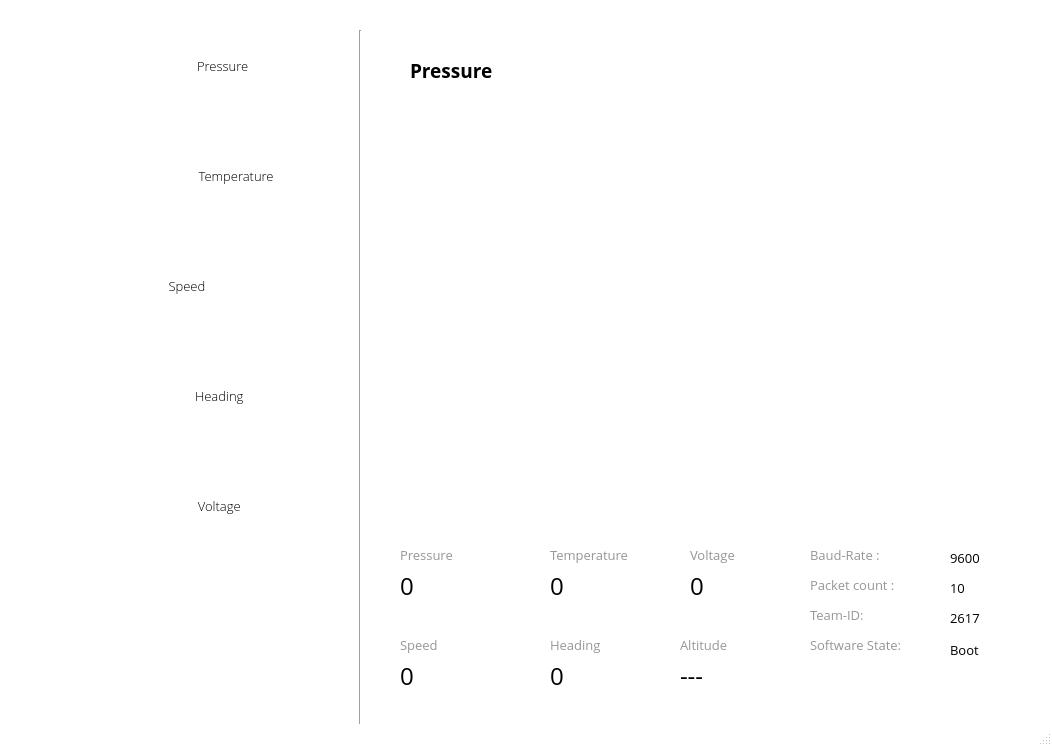
<?xml version="1.0" encoding="UTF-8"?>
<ui version="4.0">
 <class>MainWindow</class>
 <widget class="QMainWindow" name="MainWindow">
  <property name="geometry">
   <rect>
    <x>0</x>
    <y>0</y>
    <width>1052</width>
    <height>746</height>
   </rect>
  </property>
  <property name="sizePolicy">
   <sizepolicy hsizetype="Fixed" vsizetype="Fixed">
    <horstretch>0</horstretch>
    <verstretch>0</verstretch>
   </sizepolicy>
  </property>
  <property name="minimumSize">
   <size>
    <width>200</width>
    <height>0</height>
   </size>
  </property>
  <property name="palette">
   <palette>
    <active>
     <colorrole role="Base">
      <brush brushstyle="SolidPattern">
       <color alpha="255">
        <red>255</red>
        <green>255</green>
        <blue>255</blue>
       </color>
      </brush>
     </colorrole>
     <colorrole role="Window">
      <brush brushstyle="SolidPattern">
       <color alpha="255">
        <red>255</red>
        <green>255</green>
        <blue>255</blue>
       </color>
      </brush>
     </colorrole>
    </active>
    <inactive>
     <colorrole role="Base">
      <brush brushstyle="SolidPattern">
       <color alpha="255">
        <red>255</red>
        <green>255</green>
        <blue>255</blue>
       </color>
      </brush>
     </colorrole>
     <colorrole role="Window">
      <brush brushstyle="SolidPattern">
       <color alpha="255">
        <red>255</red>
        <green>255</green>
        <blue>255</blue>
       </color>
      </brush>
     </colorrole>
    </inactive>
    <disabled>
     <colorrole role="Base">
      <brush brushstyle="SolidPattern">
       <color alpha="255">
        <red>255</red>
        <green>255</green>
        <blue>255</blue>
       </color>
      </brush>
     </colorrole>
     <colorrole role="Window">
      <brush brushstyle="SolidPattern">
       <color alpha="255">
        <red>255</red>
        <green>255</green>
        <blue>255</blue>
       </color>
      </brush>
     </colorrole>
    </disabled>
   </palette>
  </property>
  <property name="font">
   <font>
    <family>Open Sans</family>
   </font>
  </property>
  <property name="windowTitle">
   <string>SEDS-VIT</string>
  </property>
  <property name="windowIcon">
   <iconset>
    <normaloff>../images/FLAG.png</normaloff>../images/FLAG.png</iconset>
  </property>
  <widget class="QWidget" name="centralwidget">
   <widget class="Line" name="line">
    <property name="geometry">
     <rect>
      <x>350</x>
      <y>30</y>
      <width>20</width>
      <height>751</height>
     </rect>
    </property>
    <property name="orientation">
     <enum>Qt::Vertical</enum>
    </property>
   </widget>
   <widget class="QLabel" name="pressure_button">
    <property name="geometry">
     <rect>
      <x>20</x>
      <y>10</y>
      <width>331</width>
      <height>111</height>
     </rect>
    </property>
    <property name="font">
     <font>
      <family>Open Sans Light</family>
      <pointsize>10</pointsize>
      <weight>50</weight>
      <bold>false</bold>
     </font>
    </property>
    <property name="text">
     <string>                      Pressure</string>
    </property>
    <property name="alignment">
     <set>Qt::AlignCenter</set>
    </property>
    <property name="wordWrap">
     <bool>false</bool>
    </property>
    <property name="buddy">
     <cstring>pressure_button</cstring>
    </property>
   </widget>
   <widget class="QLabel" name="temp_button">
    <property name="geometry">
     <rect>
      <x>20</x>
      <y>120</y>
      <width>331</width>
      <height>111</height>
     </rect>
    </property>
    <property name="font">
     <font>
      <family>Open Sans Light</family>
      <pointsize>10</pointsize>
      <weight>50</weight>
      <bold>false</bold>
     </font>
    </property>
    <property name="text">
     <string>                              Temperature</string>
    </property>
    <property name="alignment">
     <set>Qt::AlignCenter</set>
    </property>
   </widget>
   <widget class="QLabel" name="heading_button">
    <property name="geometry">
     <rect>
      <x>20</x>
      <y>340</y>
      <width>331</width>
      <height>111</height>
     </rect>
    </property>
    <property name="font">
     <font>
      <family>Open Sans Light</family>
      <pointsize>10</pointsize>
      <weight>50</weight>
      <bold>false</bold>
     </font>
    </property>
    <property name="text">
     <string>                    Heading</string>
    </property>
    <property name="alignment">
     <set>Qt::AlignCenter</set>
    </property>
   </widget>
   <widget class="QLabel" name="speed_button">
    <property name="geometry">
     <rect>
      <x>20</x>
      <y>230</y>
      <width>331</width>
      <height>111</height>
     </rect>
    </property>
    <property name="font">
     <font>
      <family>Open Sans Light</family>
      <pointsize>10</pointsize>
      <weight>50</weight>
      <bold>false</bold>
     </font>
    </property>
    <property name="text">
     <string>                                            Speed</string>
    </property>
   </widget>
   <widget class="QLabel" name="voltage_button">
    <property name="geometry">
     <rect>
      <x>20</x>
      <y>450</y>
      <width>331</width>
      <height>111</height>
     </rect>
    </property>
    <property name="font">
     <font>
      <family>Open Sans Light</family>
      <pointsize>10</pointsize>
      <weight>50</weight>
      <bold>false</bold>
     </font>
    </property>
    <property name="text">
     <string>                    Voltage</string>
    </property>
    <property name="alignment">
     <set>Qt::AlignCenter</set>
    </property>
   </widget>
   <widget class="QWidget" name="main_plot" native="true">
    <property name="geometry">
     <rect>
      <x>400</x>
      <y>90</y>
      <width>691</width>
      <height>471</height>
     </rect>
    </property>
    <property name="sizePolicy">
     <sizepolicy hsizetype="Expanding" vsizetype="Expanding">
      <horstretch>0</horstretch>
      <verstretch>0</verstretch>
     </sizepolicy>
    </property>
    <layout class="QVBoxLayout" name="mplvl"/>
   </widget>
   <widget class="QWidget" name="pressure_plot" native="true">
    <property name="geometry">
     <rect>
      <x>40</x>
      <y>30</y>
      <width>120</width>
      <height>80</height>
     </rect>
    </property>
   </widget>
   <widget class="QWidget" name="temp_plot" native="true">
    <property name="geometry">
     <rect>
      <x>40</x>
      <y>140</y>
      <width>120</width>
      <height>80</height>
     </rect>
    </property>
   </widget>
   <widget class="QWidget" name="speed_plot" native="true">
    <property name="geometry">
     <rect>
      <x>40</x>
      <y>250</y>
      <width>120</width>
      <height>80</height>
     </rect>
    </property>
   </widget>
   <widget class="QWidget" name="heading_plot" native="true">
    <property name="geometry">
     <rect>
      <x>40</x>
      <y>360</y>
      <width>120</width>
      <height>80</height>
     </rect>
    </property>
   </widget>
   <widget class="QWidget" name="voltage_plot" native="true">
    <property name="geometry">
     <rect>
      <x>40</x>
      <y>460</y>
      <width>120</width>
      <height>80</height>
     </rect>
    </property>
   </widget>
   <widget class="QLabel" name="telemetry_heading">
    <property name="geometry">
     <rect>
      <x>410</x>
      <y>40</y>
      <width>321</width>
      <height>61</height>
     </rect>
    </property>
    <property name="font">
     <font>
      <family>Segoe UI Light</family>
      <pointsize>14</pointsize>
      <weight>75</weight>
      <bold>true</bold>
     </font>
    </property>
    <property name="text">
     <string>Pressure</string>
    </property>
   </widget>
   <widget class="QLabel" name="telemetry_read">
    <property name="geometry">
     <rect>
      <x>400</x>
      <y>540</y>
      <width>101</width>
      <height>31</height>
     </rect>
    </property>
    <property name="font">
     <font>
      <pointsize>10</pointsize>
     </font>
    </property>
    <property name="text">
     <string>&lt;html&gt;&lt;head/&gt;&lt;body&gt;&lt;p&gt;&lt;span style=&quot; color:#969696;&quot;&gt;Pressure&lt;/span&gt;&lt;/p&gt;&lt;/body&gt;&lt;/html&gt;</string>
    </property>
   </widget>
   <widget class="QLabel" name="pressure_value">
    <property name="geometry">
     <rect>
      <x>400</x>
      <y>560</y>
      <width>111</width>
      <height>51</height>
     </rect>
    </property>
    <property name="font">
     <font>
      <family>Open Sans</family>
      <pointsize>18</pointsize>
     </font>
    </property>
    <property name="text">
     <string>0</string>
    </property>
   </widget>
   <widget class="QLabel" name="misson_time">
    <property name="geometry">
     <rect>
      <x>400</x>
      <y>630</y>
      <width>111</width>
      <height>31</height>
     </rect>
    </property>
    <property name="font">
     <font>
      <pointsize>10</pointsize>
     </font>
    </property>
    <property name="text">
     <string>&lt;html&gt;&lt;head/&gt;&lt;body&gt;&lt;p&gt;&lt;span style=&quot; color:#969696;&quot;&gt;Speed&lt;/span&gt;&lt;/p&gt;&lt;/body&gt;&lt;/html&gt;</string>
    </property>
   </widget>
   <widget class="QLabel" name="speed_value">
    <property name="geometry">
     <rect>
      <x>400</x>
      <y>650</y>
      <width>111</width>
      <height>51</height>
     </rect>
    </property>
    <property name="font">
     <font>
      <family>Open Sans</family>
      <pointsize>18</pointsize>
     </font>
    </property>
    <property name="text">
     <string>0</string>
    </property>
   </widget>
   <widget class="QLabel" name="buad_displa">
    <property name="geometry">
     <rect>
      <x>810</x>
      <y>540</y>
      <width>101</width>
      <height>31</height>
     </rect>
    </property>
    <property name="font">
     <font>
      <pointsize>10</pointsize>
     </font>
    </property>
    <property name="text">
     <string>&lt;html&gt;&lt;head/&gt;&lt;body&gt;&lt;p&gt;&lt;span style=&quot; color:#969696;&quot;&gt;Baud-Rate	:&lt;/span&gt;&lt;/p&gt;&lt;/body&gt;&lt;/html&gt;</string>
    </property>
   </widget>
   <widget class="QLabel" name="Packet_count">
    <property name="geometry">
     <rect>
      <x>810</x>
      <y>570</y>
      <width>131</width>
      <height>31</height>
     </rect>
    </property>
    <property name="font">
     <font>
      <pointsize>10</pointsize>
     </font>
    </property>
    <property name="text">
     <string>&lt;html&gt;&lt;head/&gt;&lt;body&gt;&lt;p&gt;&lt;span style=&quot; color:#969696;&quot;&gt;Packet count	:&lt;/span&gt;&lt;/p&gt;&lt;/body&gt;&lt;/html&gt;</string>
    </property>
   </widget>
   <widget class="QLabel" name="buad_value">
    <property name="geometry">
     <rect>
      <x>950</x>
      <y>550</y>
      <width>53</width>
      <height>16</height>
     </rect>
    </property>
    <property name="font">
     <font>
      <family>Open Sans</family>
      <pointsize>10</pointsize>
     </font>
    </property>
    <property name="text">
     <string>9600</string>
    </property>
   </widget>
   <widget class="QLabel" name="packet_value">
    <property name="geometry">
     <rect>
      <x>950</x>
      <y>580</y>
      <width>53</width>
      <height>16</height>
     </rect>
    </property>
    <property name="font">
     <font>
      <family>Open Sans</family>
      <pointsize>10</pointsize>
     </font>
    </property>
    <property name="text">
     <string>10</string>
    </property>
   </widget>
   <widget class="QLabel" name="telemetry_read_2">
    <property name="geometry">
     <rect>
      <x>550</x>
      <y>540</y>
      <width>111</width>
      <height>31</height>
     </rect>
    </property>
    <property name="font">
     <font>
      <pointsize>10</pointsize>
     </font>
    </property>
    <property name="text">
     <string>&lt;html&gt;&lt;head/&gt;&lt;body&gt;&lt;p&gt;&lt;span style=&quot; color:#969696;&quot;&gt;Temperature&lt;/span&gt;&lt;/p&gt;&lt;/body&gt;&lt;/html&gt;</string>
    </property>
   </widget>
   <widget class="QLabel" name="temprature_value">
    <property name="geometry">
     <rect>
      <x>550</x>
      <y>560</y>
      <width>111</width>
      <height>51</height>
     </rect>
    </property>
    <property name="font">
     <font>
      <family>Open Sans</family>
      <pointsize>18</pointsize>
     </font>
    </property>
    <property name="text">
     <string>0</string>
    </property>
   </widget>
   <widget class="QLabel" name="heading_value">
    <property name="geometry">
     <rect>
      <x>550</x>
      <y>650</y>
      <width>111</width>
      <height>51</height>
     </rect>
    </property>
    <property name="font">
     <font>
      <family>Open Sans</family>
      <pointsize>18</pointsize>
     </font>
    </property>
    <property name="text">
     <string>0</string>
    </property>
   </widget>
   <widget class="QLabel" name="telemetry_read_4">
    <property name="geometry">
     <rect>
      <x>550</x>
      <y>630</y>
      <width>111</width>
      <height>31</height>
     </rect>
    </property>
    <property name="font">
     <font>
      <pointsize>10</pointsize>
     </font>
    </property>
    <property name="text">
     <string>&lt;html&gt;&lt;head/&gt;&lt;body&gt;&lt;p&gt;&lt;span style=&quot; color:#969696;&quot;&gt;Heading&lt;/span&gt;&lt;/p&gt;&lt;/body&gt;&lt;/html&gt;</string>
    </property>
   </widget>
   <widget class="QLabel" name="voltage_value">
    <property name="geometry">
     <rect>
      <x>690</x>
      <y>560</y>
      <width>111</width>
      <height>51</height>
     </rect>
    </property>
    <property name="font">
     <font>
      <family>Open Sans</family>
      <pointsize>18</pointsize>
     </font>
    </property>
    <property name="text">
     <string>0</string>
    </property>
   </widget>
   <widget class="QLabel" name="telemetry_read_3">
    <property name="geometry">
     <rect>
      <x>690</x>
      <y>540</y>
      <width>111</width>
      <height>31</height>
     </rect>
    </property>
    <property name="font">
     <font>
      <pointsize>10</pointsize>
     </font>
    </property>
    <property name="text">
     <string>&lt;html&gt;&lt;head/&gt;&lt;body&gt;&lt;p&gt;&lt;span style=&quot; color:#969696;&quot;&gt;Voltage&lt;/span&gt;&lt;/p&gt;&lt;/body&gt;&lt;/html&gt;</string>
    </property>
   </widget>
   <widget class="QLabel" name="software_state">
    <property name="geometry">
     <rect>
      <x>950</x>
      <y>640</y>
      <width>61</width>
      <height>20</height>
     </rect>
    </property>
    <property name="font">
     <font>
      <family>Open Sans</family>
      <pointsize>10</pointsize>
     </font>
    </property>
    <property name="text">
     <string>Boot</string>
    </property>
   </widget>
   <widget class="QLabel" name="buad_value_2">
    <property name="geometry">
     <rect>
      <x>950</x>
      <y>610</y>
      <width>53</width>
      <height>16</height>
     </rect>
    </property>
    <property name="font">
     <font>
      <family>Open Sans</family>
      <pointsize>10</pointsize>
     </font>
    </property>
    <property name="text">
     <string>2617</string>
    </property>
   </widget>
   <widget class="QLabel" name="buad_displa_2">
    <property name="geometry">
     <rect>
      <x>810</x>
      <y>600</y>
      <width>101</width>
      <height>31</height>
     </rect>
    </property>
    <property name="font">
     <font>
      <pointsize>10</pointsize>
     </font>
    </property>
    <property name="text">
     <string>&lt;html&gt;&lt;head/&gt;&lt;body&gt;&lt;p&gt;&lt;span style=&quot; color:#969696;&quot;&gt;Team-ID:&lt;/span&gt;&lt;/p&gt;&lt;/body&gt;&lt;/html&gt;</string>
    </property>
   </widget>
   <widget class="QLabel" name="Packet_count_2">
    <property name="geometry">
     <rect>
      <x>810</x>
      <y>630</y>
      <width>131</width>
      <height>31</height>
     </rect>
    </property>
    <property name="font">
     <font>
      <pointsize>10</pointsize>
     </font>
    </property>
    <property name="text">
     <string>&lt;html&gt;&lt;head/&gt;&lt;body&gt;&lt;p&gt;&lt;span style=&quot; color:#969696;&quot;&gt;Software State:&lt;/span&gt;&lt;/p&gt;&lt;/body&gt;&lt;/html&gt;</string>
    </property>
   </widget>
   <widget class="QLabel" name="telemetry_read_5">
    <property name="geometry">
     <rect>
      <x>680</x>
      <y>630</y>
      <width>111</width>
      <height>31</height>
     </rect>
    </property>
    <property name="font">
     <font>
      <pointsize>10</pointsize>
     </font>
    </property>
    <property name="text">
     <string>&lt;html&gt;&lt;head/&gt;&lt;body&gt;&lt;p&gt;&lt;span style=&quot; color:#969696;&quot;&gt;Altitude&lt;/span&gt;&lt;/p&gt;&lt;/body&gt;&lt;/html&gt;</string>
    </property>
   </widget>
   <widget class="QLabel" name="altitude_value">
    <property name="geometry">
     <rect>
      <x>680</x>
      <y>650</y>
      <width>111</width>
      <height>51</height>
     </rect>
    </property>
    <property name="font">
     <font>
      <family>Open Sans</family>
      <pointsize>18</pointsize>
     </font>
    </property>
    <property name="text">
     <string>---</string>
    </property>
   </widget>
   <widget class="QLabel" name="label">
    <property name="geometry">
     <rect>
      <x>1060</x>
      <y>630</y>
      <width>47</width>
      <height>13</height>
     </rect>
    </property>
    <property name="text">
     <string>TextLabel</string>
    </property>
   </widget>
  </widget>
  <widget class="QMenuBar" name="menubar">
   <property name="geometry">
    <rect>
     <x>0</x>
     <y>0</y>
     <width>1052</width>
     <height>21</height>
    </rect>
   </property>
  </widget>
  <widget class="QStatusBar" name="statusbar"/>
 </widget>
 <resources/>
 <connections/>
</ui>
